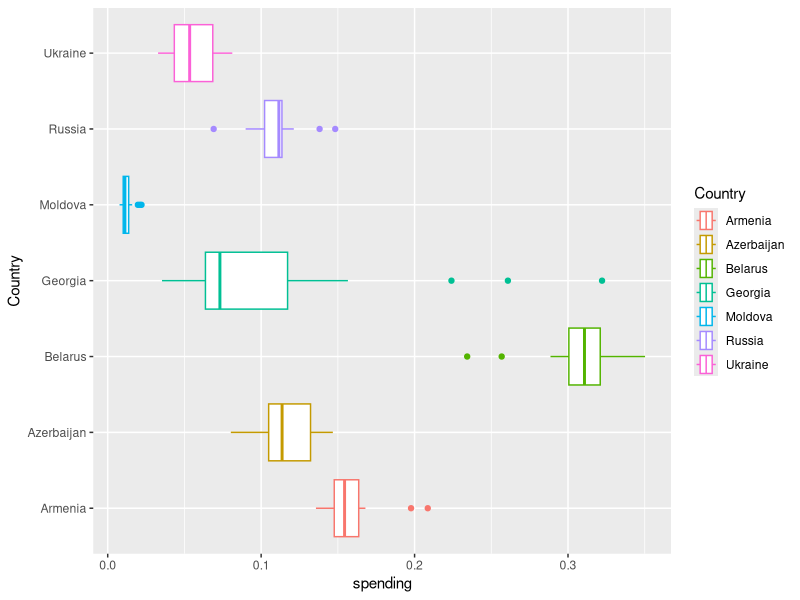

Reproduce this figure in R.
## ---- chunk 1
#| label: setup

library(readxl) 
library(tidyverse)
## ---- chunk 2
#| label: read-in-military-data

military <- read_xlsx("data/gov_spending_per_capita.xlsx",  #comment reads in data
                      sheet = "Share of Govt. spending",    #comment sheet name
                      skip  = 7,                            #comment doesn't load the first 7 rows
                      n_max = 191,                          #comment only loads up to row 191
                      na = c("xxx", ". ."))                  #comment added n/a to all blank boxes
## ---- chunk 3
#| label: regional-totals
cont_region <- read_xlsx("data/gov_spending_per_capita.xlsx", 
                      sheet = "Regional totals", 
                      skip = 14,
                      n_max = 36) |> 
  filter(Region != "World total (including Iraq)", 
         Region != "World total (excluding Iraq)")
## ---- chunk 4
#| label: id-regions
regions <- cont_region |> 
  pull(Region)
## ---- chunk 5
#| label: filter-regions
military_clean <- military |> 
  filter(!Country %in% regions)
## ---- chunk 6
#| label: inspecting-what-regions-were-not-removed

military_clean |> 
  filter(if_all(.cols = -Country,   #hint: what is the easiest way to include every column except `Country`
                .fns = is.na)   #hint: what function in R (there are several) tests if a value is missing or is NA?
         )
## ---- chunk 7
#| label: pivoting-military-data-longer
military_long <- military_clean |>
  pivot_longer(
  cols = 4:35, 
  names_to = "year", 
  values_to = "spending")
## ---- chunk 8
#| label: side-by-side-boxplots-east-europe

# Countries to include in the plot! 
eastern_europe <- c("Armenia", 
                    "Azerbaijan",
                    "Belarus", 
                    "Georgia", 
                    "Moldova", 
                    "Russia", 
                    "Ukraine")
military_long |>
  filter(Country%in% eastern_europe) |> 
  ggplot() +
  geom_boxplot(aes(x = spending, y = Country, color = Country))

# Hint - look at the code chunk `filter-regions` and Question 2 for code similar to what you will want to use to filter out just these countries.  

